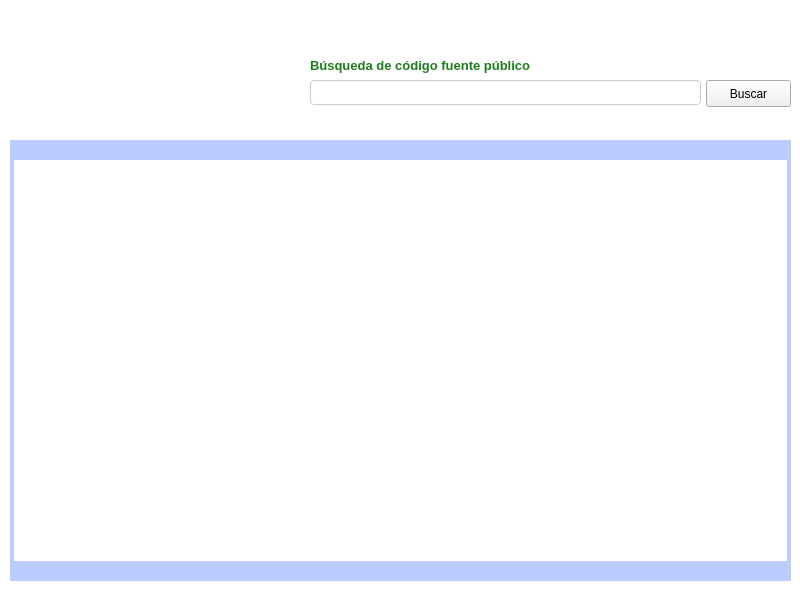
<?xml version="1.0" encoding="UTF-8"?>
<ui version="4.0">
 <class>MainWindow</class>
 <widget class="QMainWindow" name="MainWindow">
  <property name="geometry">
   <rect>
    <x>0</x>
    <y>0</y>
    <width>800</width>
    <height>600</height>
   </rect>
  </property>
  <property name="windowTitle">
   <string>MainWindow</string>
  </property>
  <property name="styleSheet">
   <string notr="true">background: #fff</string>
  </property>
  <widget class="QWidget" name="centralWidget">
   <widget class="QPushButton" name="pushButton">
    <property name="geometry">
     <rect>
      <x>20</x>
      <y>20</y>
      <width>291</width>
      <height>111</height>
     </rect>
    </property>
    <property name="styleSheet">
     <string notr="true">background: url(:/new/prefix1/res/code_search_logo_lg.gif) no-repeat;
border: 0px;
</string>
    </property>
    <property name="text">
     <string/>
    </property>
   </widget>
   <widget class="QLineEdit" name="codeEdit">
    <property name="geometry">
     <rect>
      <x>310</x>
      <y>80</y>
      <width>391</width>
      <height>25</height>
     </rect>
    </property>
    <property name="styleSheet">
     <string notr="true">border: 1px solid #ccc;
border-top-left-radius: 4px;
border-top-right-radius: 4px;
border-bottom-right-radius:4px;
border-bottom-left-radius: 4px;</string>
    </property>
   </widget>
   <widget class="QPushButton" name="buscarButton">
    <property name="geometry">
     <rect>
      <x>706</x>
      <y>80</y>
      <width>85</width>
      <height>27</height>
     </rect>
    </property>
    <property name="cursor">
     <cursorShape>PointingHandCursor</cursorShape>
    </property>
    <property name="styleSheet">
     <string notr="true">background: #f0f0f0;</string>
    </property>
    <property name="text">
     <string>Buscar</string>
    </property>
    <property name="autoDefault">
     <bool>false</bool>
    </property>
    <property name="default">
     <bool>false</bool>
    </property>
    <property name="flat">
     <bool>false</bool>
    </property>
   </widget>
   <widget class="QLabel" name="label">
    <property name="geometry">
     <rect>
      <x>310</x>
      <y>57</y>
      <width>361</width>
      <height>16</height>
     </rect>
    </property>
    <property name="styleSheet">
     <string notr="true">color:#1d7d1d;
font-weight: bold;
font-size: 10pt;</string>
    </property>
    <property name="text">
     <string>Búsqueda de código fuente público</string>
    </property>
   </widget>
   <widget class="QFrame" name="frame">
    <property name="geometry">
     <rect>
      <x>10</x>
      <y>140</y>
      <width>781</width>
      <height>441</height>
     </rect>
    </property>
    <property name="styleSheet">
     <string notr="true">border-top: 20px solid #bbccff;
border-bottom: 20px solid #bbccff;
border-left: 4px solid #bbccff;
border-right: 4px solid #bbccff;
border-top-left-radius: 4px;
border-top-right-radius: 4px;
border-bottom-right-radius:4px;
border-bottom-left-radius: 4px;</string>
    </property>
    <property name="frameShape">
     <enum>QFrame::StyledPanel</enum>
    </property>
    <property name="frameShadow">
     <enum>QFrame::Raised</enum>
    </property>
    <widget class="QTableWidget" name="tableWidget">
     <property name="geometry">
      <rect>
       <x>5</x>
       <y>20</y>
       <width>771</width>
       <height>391</height>
      </rect>
     </property>
     <property name="styleSheet">
      <string notr="true">background: #fff;
border: 0px;

</string>
     </property>
     <property name="editTriggers">
      <set>QAbstractItemView::NoEditTriggers</set>
     </property>
     <property name="selectionMode">
      <enum>QAbstractItemView::NoSelection</enum>
     </property>
     <property name="showGrid">
      <bool>false</bool>
     </property>
     <property name="gridStyle">
      <enum>Qt::CustomDashLine</enum>
     </property>
     <property name="columnCount">
      <number>1</number>
     </property>
     <attribute name="horizontalHeaderVisible">
      <bool>false</bool>
     </attribute>
     <attribute name="verticalHeaderVisible">
      <bool>false</bool>
     </attribute>
     <column/>
    </widget>
   </widget>
  </widget>
 </widget>
 <layoutdefault spacing="6" margin="11"/>
 <resources/>
 <connections/>
</ui>
